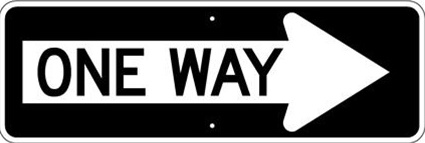
#> input picture images/oneway.jpg, 425 x 143 px
$ python -i color_segmentation.py   (imports and definitions only)   (Python 2 division)   (older library calls are emulated)
#> lines starting #> are read from the running program, lines starting #| are printed output that depends on the picture; after the words box and inside, x2 and y2 are one past the last pixel; in counts of white or black regions, pixels touching at a corner belong together
import cv2
#import imutils
import numpy as np
import pdb
import rospy

def cd_color_segmentation(img, show_image=False, color="r"):
    """
        Implement the cone detection using color segmentation algorithm
        Input:
        img: np.3darray; the input image with a cone to be detected
        Return:
        bbox: ((x1, y1), (x2, y2)); the bounding box of the cone, unit in px
        (x1, y1) is the bottom left of the bbox and (x2, y2) is the top right of the bbox
        """
    # convert from rgb to hsv color space (it might be BGR)
    new_img = cv2.cvtColor(img, cv2.COLOR_BGR2HSV)

    # define lower and upper bound of image values
    if color=="r":
        low_range  = np.array( [ 0, 100, 150] ) #105, 200, 140
        high_range = np.array( [ 8, 250, 255] ) #130, 255, 255
    elif color=="b":
        low_range  = np.array( [ 255, 93, 55] ) #100, 110, 150
        high_range = np.array( [ 255, 255, 255] ) #115, 255, 255
    elif color=="y":
        low_range  = np.array( [ 20, 150, 150] )
        high_range = np.array( [ 30, 255, 255] )
    elif color == "g":
        low_range  = np.array( [ 50, 100, 0] )# [ 50, 100, 22]
        high_range = np.array( [ 80, 255, 255] ) # [ 70, 255, 155]
    elif color == "bl":
        low_range  = np.array( [ 0, 0, 0] )
        high_range = np.array( [ 200, 200, 30] )
    elif color == "rb":   #red bricks
        low_range  = np.array( [ 95, 49, 180] )
        high_range = np.array( [ 136, 167, 242] )
    elif color == "cw":   #car washer
        low_range  = np.array( [ 0, 42, 90] )
        high_range = np.array( [ 26, 216, 203] )
    else:
        low_range  = np.array( [ 0, 0, 0] )
        high_range = np.array( [ 255, 255, 255] )

    rospy.loginfo("low: {} high: {}".format(low_range, high_range))
    # create mask for image with overlapping values
    mask = cv2.inRange(new_img, low_range, high_range)

    # filter the image with bitwise and
    filtered = cv2.bitwise_and(new_img, new_img, mask=mask)

    # find the contours in the image
    _, contours, hierarchy = cv2.findContours(mask, cv2.RETR_EXTERNAL, cv2.CHAIN_APPROX_NONE)

    x1, y1, x2, y2 = 0, 0, 0, 0
    if len(contours) != 0:
        # find contour with max area, which is most likely the cone
        # Solution note: max uses an anonymous function in this case, we can also use a loop...
        contours_max = max(contours, key = cv2.contourArea)

        # Find bounding box coordinates
        x1, y1, x2, y2 = cv2.boundingRect(contours_max)

        # Draw the bounding rectangle
        cv2.rectangle(filtered, (x1, y1), (x1 + x2, y1 + y2), (0, 255, 0), 2)

    # Return bounding box
    return ((x1, y1), (x1 + x2, y1 + y2)), filtered #img

def signIdentify(img):
    # Python program to illustrate
    # multiscaling in template matching

    # Read the main image
    # [100:200, 200:472]
    im = img[120:180, 100:572]
    box, img_rgb = cd_color_segmentation(im, color="bl")

    sign = img_rgb[box[0][1]:box[1][1], box[0][0]:box[1][0]]
#    cv2.rectangle(img_rgb, box[0], box[1], (0, 255, 0))
    cv2.normalize(sign, sign, 0, 255, cv2.NORM_MINMAX)

    h, w, d= sign.shape

    sign_left = sign[:, 0:w/2]

    sign_right = sign[:, w/2:w]
    print(np.count_nonzero(sign_left), np.count_nonzero(sign_right))
    if np.count_nonzero(sign_left) > np.count_nonzero(sign_right):
        return 'left', img#, im, sign
    else:
        return 'right', img#, im, sign

>>> import cv2
>>> picture = cv2.imread('images/oneway.jpg')
#> picture is the input picture: shape (143, 425, 3); min 0, max 255, mean 101.6
>>> result = signIdentify(picture)
#> in signIdentify, `im = img[120:180, 100:572]`:
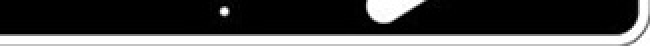
#> im: shape (23, 325, 3) (shown 2 times larger); min 0, max 255, mean 70.4
#> in cd_color_segmentation, `new_img = cv2.cvtColor(img, cv2.COLOR_BGR2HSV)`: new_img: shape (23, 325, 3); mean H, S, V 0, 0, 70.4
#> in cd_color_segmentation, `mask = cv2.inRange(new_img, low_range, high_range)`:
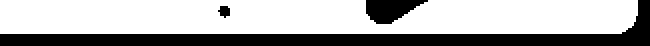
#> mask: shape (23, 325) (shown 2 times larger); 68.5% white; 3 black regions
#> in cd_color_segmentation, `filtered = cv2.bitwise_and(new_img, new_img, mask=mask)`: filtered: shape (23, 325, 3); mean H, S, V 0, 0, 0.4
#> in cd_color_segmentation, `_, contours, hierarchy = cv2.findContours(mask, cv2.RETR_EXTERNAL, cv2..`: contours = 1 contour; box (x1, y1, x2, y2) and area: (0, 0, 319, 17) 4814
#> in cd_color_segmentation, `contours_max = max(contours, key = cv2.contourArea)`: contours_max = contour of 669 points, box (x1, y1, x2, y2) (0, 0, 319, 17), area 4814
#> in cd_color_segmentation, `x1, y1, x2, y2 = cv2.boundingRect(contours_max)`: x1 = 0; x2 = 319; y2 = 17
#> in cd_color_segmentation, `cv2.rectangle(filtered, (x1, y1), (x1 + x2, y1 + y2), (0, 255, 0), 2)`: filtered: shape (23, 325, 3); mean H, S, V 0, 57.1, 0.3
#> in signIdentify, `box, img_rgb = cd_color_segmentation(im, color="bl")`: box = ((0, 0), (319, 17))
#| 1068 1137
